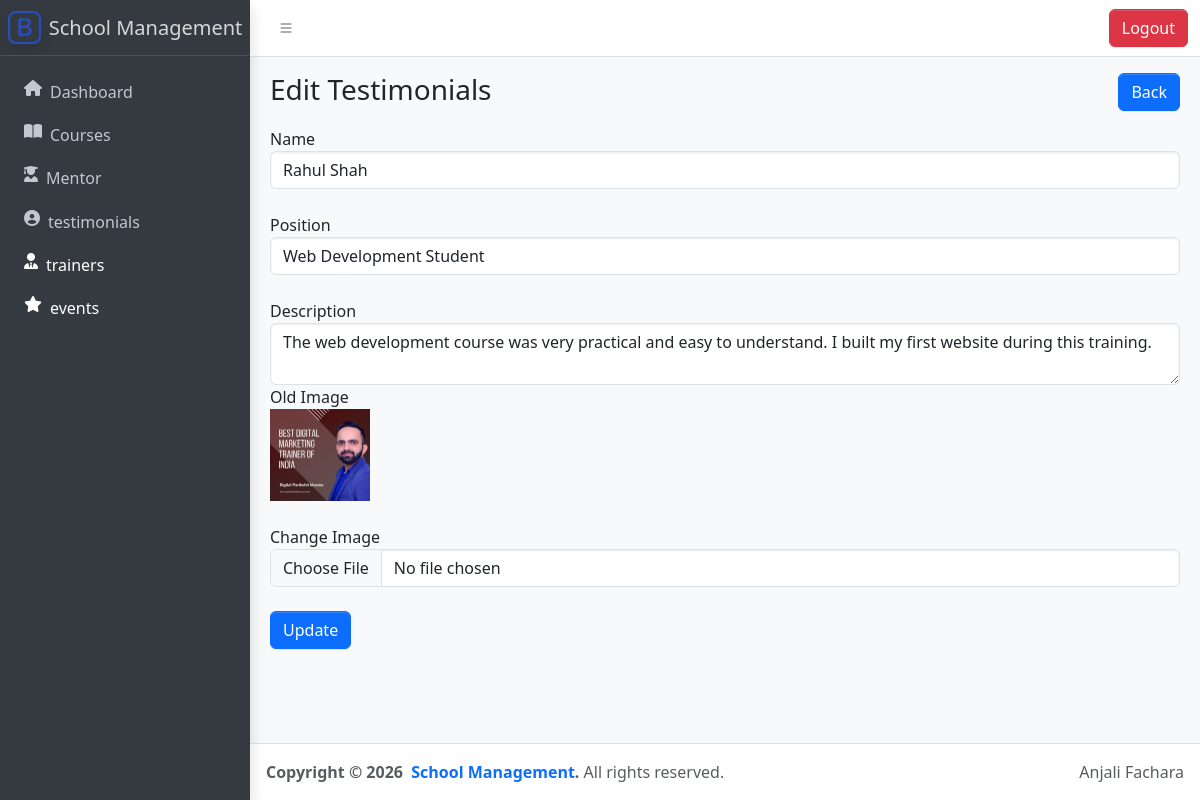
The page /backend/testimonials_edit.php?id=1 on the database its author committed.
### tables this page shows
CREATE TABLE `testimonials` (
  `id` int(11) NOT NULL,
  `image` varchar(255) NOT NULL,
  `name` varchar(100) NOT NULL,
  `position` varchar(100) NOT NULL,
  `description` text NOT NULL
);

### backend/testimonials_edit.php (the view, shortened to what this page needs)
<!doctype html>
<html lang="en">
<head>
  <link
    rel="stylesheet"
    href="https://cdn.jsdelivr.net/npm/@fontsource/source-sans-3@5.0.12/index.css" />
  <link
    rel="stylesheet"
    href="https://cdn.jsdelivr.net/npm/overlayscrollbars@2.11.0/styles/overlayscrollbars.min.css" />
  <link
    rel="stylesheet"
    href="https://cdn.jsdelivr.net/npm/bootstrap-icons@1.13.1/font/bootstrap-icons.min.css" />
  <link
    rel="stylesheet"
    href="https://cdnjs.cloudflare.com/ajax/libs/font-awesome/6.5.1/css/all.min.css" />
  <link rel="stylesheet" href="css/adminlte.css" />
</head>
<body class="layout-fixed sidebar-expand-lg sidebar-open bg-body-tertiary">
  <div class="app-wrapper">
    <?php
    include('layout/header.php');
    ?>
    <?php
    include('layout/sidebar.php');
    ?>
    <main class="app-main">
      <?php
      include('config.php');
      if (isset($_GET['id'])) {
        $id = intval($_GET['id']);
        $query = "SELECT * FROM testimonials WHERE id = $id";
        $result = mysqli_query($conn, $query);
        if (mysqli_num_rows($result) > 0) {
          $data = mysqli_fetch_assoc($result);
        } else {
          echo "Record not found";
          exit();
        }
      } else {
        echo "Invalid Request";
        exit();
      }
      ?>
      <div class="app-content-header">
        <div class="container-fluid">
          <div class="row">
            <div class="col-sm-6">
              <h3 class="mb-0">Edit Testimonials</h3>
            </div>
            <div class="col-sm-6">
              <ol class="breadcrumb float-sm-end">
                <a href="Testimonials_list.php" class="btn btn-primary">Back</a>
              </ol>
            </div>
          </div>
        </div>
      </div>
      <div class="app-content">
        <div class="container-fluid">
          <div class="row">
            <form action="Testimonials_update.php" method="POST" enctype="multipart/form-data">
              <label>Name</label>
              <input type="text" name="name"
                value="<?php echo $data['name']; ?>"
                class="form-control"><br>
              <label>Position</label>
              <input type="text" name="position"
                value="<?php echo $data['position']; ?>"
                class="form-control"><br>
              <label>Description</label>
              <textarea name="description" class="form-control"><?= $data['description'] ?? '' ?></textarea>
              <label>Old Image</label><br>
              <img src="assets/uploads/testimonials/<?php echo $data['image']; ?>"
                width="100"><br><br>
              <label>Change Image</label>
              <input type="file" name="image" class="form-control"><br>
              <input type="submit" name="update" value="Update" class="btn btn-primary">
            </form>
          </div>
        </div>
      </div>
    </main>
    <?php
    include('layout/footer.php');
    ?>
</body>
</html>

### rows shown on the page
testimonials: name "Rahul Shah", position "Web Development Student", description "The web development course was very practical and easy to understand. I built my first website during this training.", image (picture)
